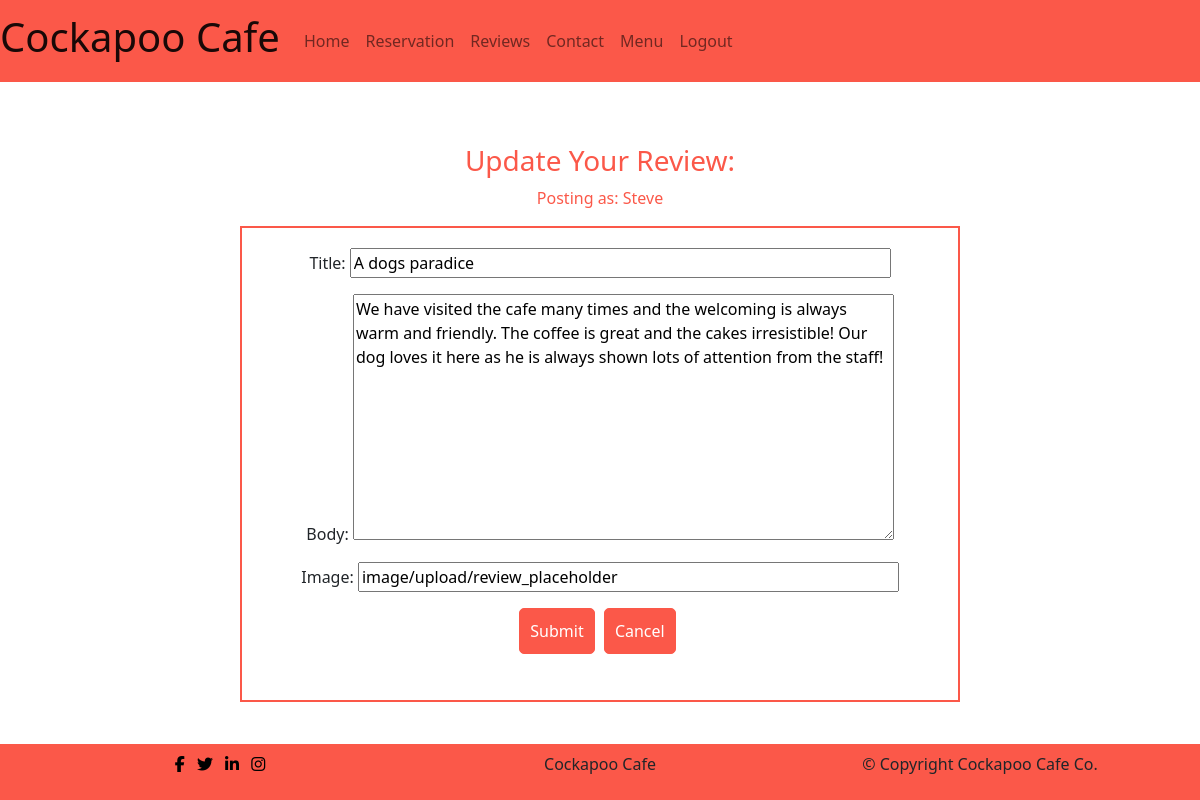
Page /review/update_review/23/ (signed in) on the committed database.
### review/models.py (models this page shows, shortened)
class Review(models.Model):
    author = models.ForeignKey(
        User, on_delete=models.CASCADE, related_name="User"
    )
    title = models.CharField(max_length=200, default='no_title', null=True,
                             blank=True)
    body = models.TextField()
    image = CloudinaryField('image', default='review_placeholder')
    created_on = models.DateTimeField(auto_now_add=True)
    updated_on = models.DateTimeField(auto_now=True)
    status = models.IntegerField(choices=STATUS, default=0)
    approved = models.BooleanField(default=False)
    likes = models.ManyToManyField(User, related_name='reviews', blank=True)
    class Meta:
        ordering = ["created_on"]

### review/views.py (the view, shortened to what this page needs)
# urls.py: path('update_review/<pk>/', views.ReviewUpdateView.as_view(),
class ReviewUpdateView(LoginRequiredMixin, SuccessMessageMixin, UpdateView):
    model = Review
    fields = ['title', 'body', 'image']
    template_name = 'review/update_review.html'
    success_message = "Review has been updated"
    success_url = reverse_lazy('review')
    def get(self, request, pk, *args, **kwargs):
        self.object = self.get_object()
        return super(ReviewUpdateView, self).get(request, *args, **kwargs)

### review/templates/review/update_review.html (shortened to what this page needs)
{% extends 'base.html' %}
{% load static%}
{% block content %}
{% if reviewed %}
  <div class="alert alert-success" role="alert">
      Your comment is awaiting approval
  </div>
  {% else %}
  {% if user.is_authenticated %}
    <h3>Update Your Review:</h3>
    <p id="reviewer">Posting as: {{ user.username }}</p>
    <form method="post" enctype="multipart/form-data" class="review-form">
        {{ form.as_p }}
        <button type="submit" class="menu-btn">Submit</button>
        <p class="inline-flex"><a class="menu-btn" href="{% url 'review' %}">Cancel</a></p>
    </form>
  {% endif %}
{% endif %}
{% endblock %}

### static/css/style.css (style rules this page uses)
body { min-height: 100vh; display: flex; flex-direction: column; }
.menu-btn { background-color: #fb5849; color: #fff; border: 1px solid #fb5849; padding: 10px; border-radius: 5px; margin-bottom: 10px; margin-right: 5px; text-decoration: none; }
.inline-flex { display: inline-flex; }
h3 { color: #fb5849; text-align: center; }
.review-form { width: 60%; margin: 0 auto; padding: 20px; border: 2px solid #fb5849; text-align: center; }
.review-form input, textarea { width: 80%; }
#reviewer { color: #fb5849; text-align: center; }

### rows in the picture
Review: title "A dogs paradice", body "We have visited the cafe many times and the welcoming is always warm and friendly. The coffee is great and the cakes irresistible! Our dog loves it here as he is always shown lots of attention from the staff!", image "image/upload/review_placeholder"

### other values in the picture
{{ user.username }} "Steve"
